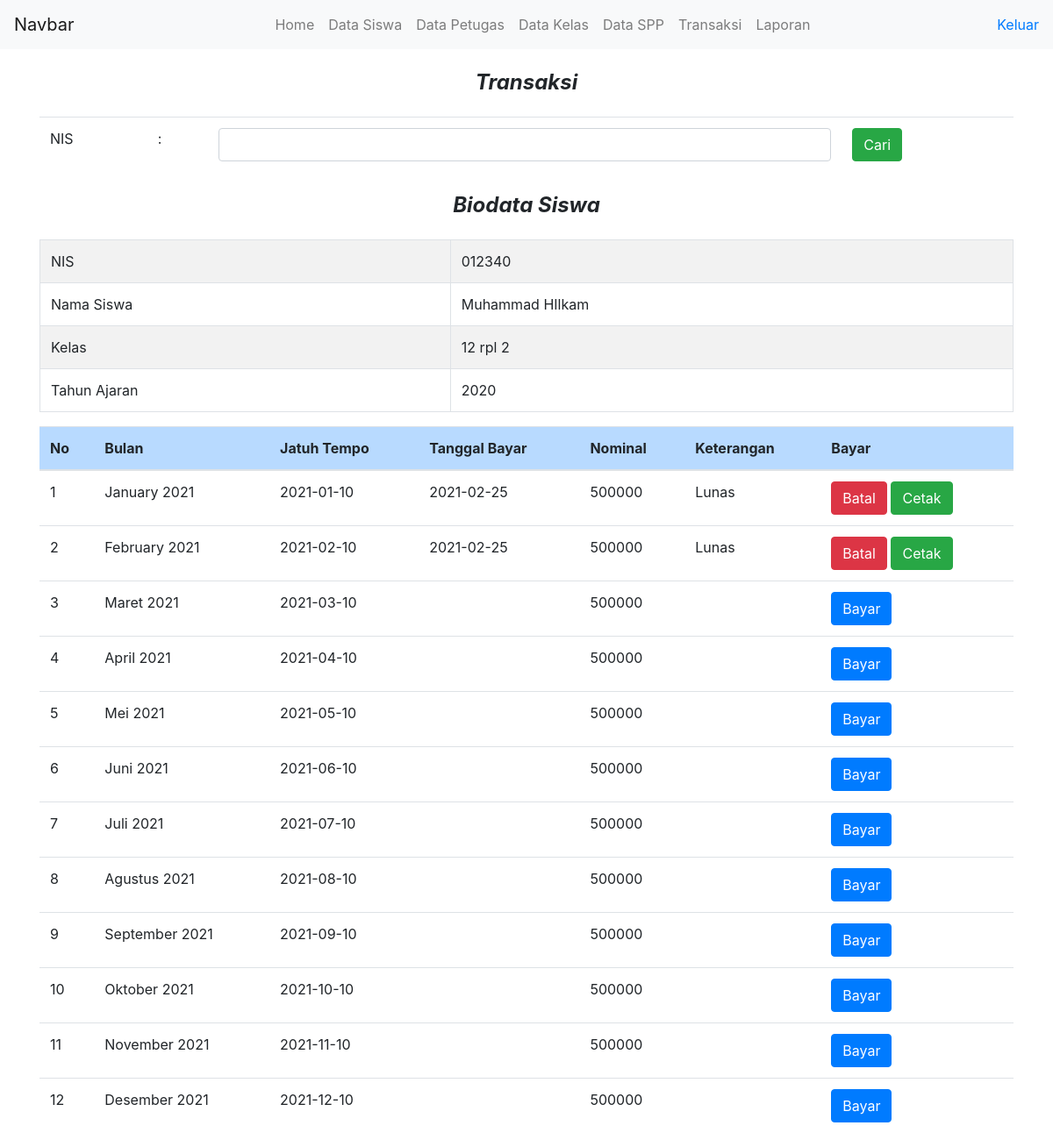
/admin/transaksi.php?nis=012340, run on the app's committed database.
### tables this page shows
CREATE TABLE `siswa` (
  `nisn` int(10) NOT NULL,
  `nis` char(8) DEFAULT NULL,
  `username` varchar(25) NOT NULL,
  `nama` varchar(35) DEFAULT NULL,
  `password` varchar(11) NOT NULL,
  `id_kelas` int(11) DEFAULT NULL,
  `alamat` text DEFAULT NULL,
  `no_telp` varchar(13) NOT NULL,
  `level` enum('siswa') NOT NULL,
  `id_spp` int(11) DEFAULT NULL
);

CREATE TABLE `kelas` (
  `id_kelas` int(11) NOT NULL,
  `nama_kelas` varchar(10) NOT NULL,
  `kompetensi_keahlian` varchar(50) NOT NULL
);

CREATE TABLE `spp` (
  `id_spp` int(11) NOT NULL,
  `tahun` int(11) DEFAULT NULL,
  `nominal` int(11) DEFAULT NULL
);

CREATE TABLE `pembayaran` (
  `id_pembayaran` int(11) NOT NULL,
  `id_petugas` int(11) DEFAULT NULL,
  `nisn` int(11) DEFAULT NULL,
  `bulan` varchar(25) NOT NULL,
  `jatuhtempo` date NOT NULL,
  `tgl_bayar` date DEFAULT NULL,
  `id_spp` int(11) NOT NULL,
  `ket` varchar(10) DEFAULT NULL
);

### admin/transaksi.php (the view, shortened to what this page needs)
<?php include 'menu_bar.php'; ?>
<?php include '../koneksi.php'; ?>
<h4 class="text-center font-weight-bold m-4"><i>Transaksi</i></h4>
<div class="container">
	<form action="" method="GET">
	 	<table class="table table-borderless">
	 		<tr>
	 			<td>NIS</td>
	 			<td>:</td>
	 			<td>
	 				<input class="form-control" type="text" name="nis">
	 			</td>
	 			<td>
	 				<button class="btn btn-success" type="submit" name="cari">Cari</button>
	 			</td>
	 		</tr>
	 	</table>
	 </form>
<?php
if (isset($_GET['nis']) && $_GET['nis'] != ''){
	$data = $koneksi->query("SELECT * FROM siswa,kelas,spp WHERE siswa.id_kelas = kelas.id_kelas AND siswa.id_spp = spp.id_spp AND nis = '$_GET[nis]'");
	$dta = mysqli_fetch_assoc($data);
	$nis = $dta['nis'];
?>
	<div class="panel panel-info">
		<div class="panel-heading">
	<h4 class="text-center font-weight-bold m-4"><i>Biodata Siswa</i></h4>
		</div>
	<div class="panel panel-body">
		<table class="table table-bordered table-striped">
			<tr>
				<td>NIS</td>
				<td><?= $dta['nis'] ?></td>
			</tr>
			<tr>
				<td>Nama Siswa</td>
				<td><?= $dta['nama'] ?></td>
			</tr>
			<tr>
				<td>Kelas</td>
				<td><?= $dta['nama_kelas'] ?></td>
			</tr>
			<tr>
				<td>Tahun Ajaran</td>
				<td><?= $dta['tahun'] ?></td>
			</tr>
		</table>
	</div>
	</div>
	<table class="table table-borderless">
				  <thead>
				    <tr class="table-primary">
				      <th scope="col">No</th>
				      <th scope="col">Bulan</th>
				      <th scope="col">Jatuh Tempo</th>
				      <th scope="col">Tanggal Bayar</th>
				      <th scope="col">Nominal</th>
				      <th scope="col">Keterangan</th>
				      <th scope="col">Bayar</th>
				    </tr>
				  </thead>
				  <tbody>
			<?php
				$sql	= "SELECT * FROM pembayaran,spp WHERE nisn = '$dta[nisn]' AND pembayaran.id_spp = spp.id_spp ORDER BY jatuhtempo";
				$query  = mysqli_query($koneksi, $sql);
				$no=1;
				while ($data = mysqli_fetch_array($query)){
			?>
				<tr class="odd gradeX">
					<td><?php echo $no; ?></td>
					<td><?php echo $data['bulan']; ?></td>
					<td><?php echo $data['jatuhtempo']; ?></td>
					<td><?php echo $data['tgl_bayar']; ?></td>
					<td><?php echo $data['nominal']; ?></td>
					<td><?php echo $data['ket']; ?></td>
					<td>
						<form action="transaksi.php" method="POST">
					<?php
						if ($data['ket'] == '') {
							echo "<input type='submit' name='submit' class='btn btn-primary' value='Bayar' /> ";
						}else{
							echo "<input type='submit' name='update' class='btn btn-danger' value='Batal' /> ";
							echo "<a class='btn btn-success' href='cetak_transaksi.php?nis=$nis&id=$data[id_pembayaran]' >Cetak</a> ";
						}
					?>
					</form>
					</td>
				</tr>
					<?php
				$no++;
				}
			 ?>
				  </tbody>
	</table>
</div>
<?php
	}
 ?>

### data on the page
siswa: nis "012340", nama "Muhammad HIlkam", id_kelas.nama_kelas "12 rpl 2", id_spp.tahun "2020"
pembayaran: bulan "January 2021", jatuhtempo "2021-01-10", tgl_bayar "2021-02-25", id_spp.nominal "500000", ket "Lunas"
pembayaran: bulan "February 2021", jatuhtempo "2021-02-10", tgl_bayar "2021-02-25", id_spp.nominal "500000", ket "Lunas"
pembayaran: bulan "Maret 2021", jatuhtempo "2021-03-10", id_spp.nominal "500000"
pembayaran: bulan "April 2021", jatuhtempo "2021-04-10", id_spp.nominal "500000"
pembayaran: bulan "Mei 2021", jatuhtempo "2021-05-10", id_spp.nominal "500000"
pembayaran: bulan "Juni 2021", jatuhtempo "2021-06-10", id_spp.nominal "500000"
pembayaran: bulan "Juli 2021", jatuhtempo "2021-07-10", id_spp.nominal "500000"
pembayaran: bulan "Agustus 2021", jatuhtempo "2021-08-10", id_spp.nominal "500000"
pembayaran: bulan "September 2021", jatuhtempo "2021-09-10", id_spp.nominal "500000"
pembayaran: bulan "Oktober 2021", jatuhtempo "2021-10-10", id_spp.nominal "500000"
pembayaran: bulan "November 2021", jatuhtempo "2021-11-10", id_spp.nominal "500000"
pembayaran: bulan "Desember 2021", jatuhtempo "2021-12-10", id_spp.nominal "500000"
